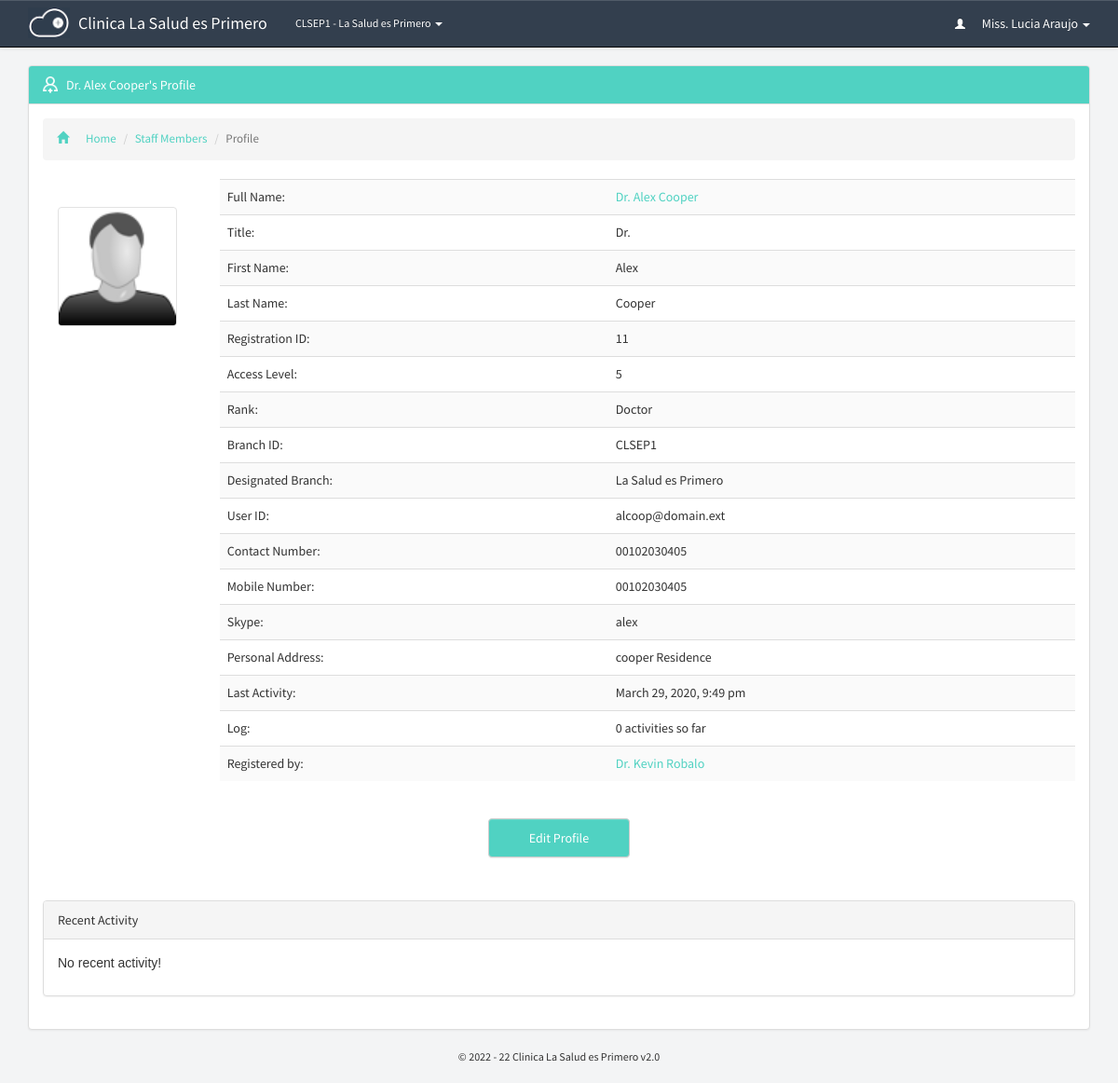
Page /staff/profile.php?id=11 (signed in) on the committed database.
### tables this page shows
CREATE TABLE `p_branches_dir` (
  `id` bigint(20) NOT NULL,
  `guardian` varchar(250) NOT NULL,
  `name` varchar(250) NOT NULL,
  `address` varchar(250) NOT NULL,
  `location` varchar(250) NOT NULL,
  `contact` varchar(250) NOT NULL,
  `type` varchar(250) NOT NULL,
  `last_update` datetime NOT NULL
);

CREATE TABLE `p_staff_dir` (
  `id` bigint(20) NOT NULL,
  `first_name` varchar(250) NOT NULL,
  `last_name` varchar(250) NOT NULL,
  `full_name` varchar(250) NOT NULL,
  `title` varchar(250) NOT NULL,
  `access_level` varchar(50) NOT NULL,
  `userid` varchar(250) NOT NULL,
  `passkey` varchar(250) NOT NULL,
  `contact` varchar(250) NOT NULL,
  `mobile` varchar(250) NOT NULL,
  `skype` varchar(250) NOT NULL,
  `address` varchar(250) NOT NULL,
  `branch` varchar(250) NOT NULL,
  `status` varchar(250) NOT NULL,
  `registered_by` varchar(250) NOT NULL,
  `last_update` datetime NOT NULL
);

CREATE TABLE `p_global_permissions` (
  `id` varchar(250) NOT NULL DEFAULT '',
  `portal_name` varchar(250) NOT NULL,
  `version` varchar(250) NOT NULL,
  `guardian_short_name` varchar(250) NOT NULL,
  `guardian_name` varchar(250) NOT NULL,
  `register_patient` varchar(20) NOT NULL,
  `prescribe_patient` varchar(20) NOT NULL,
  `patients_directory` varchar(20) NOT NULL,
  `pending_prescriptions` varchar(20) NOT NULL,
  `add_staff` varchar(20) NOT NULL,
  `staff_directory` varchar(20) NOT NULL,
  `my_porfile` varchar(20) NOT NULL,
  `staff_profile` varchar(20) NOT NULL,
  `add_branch` varchar(20) NOT NULL,
  `branches_directory` varchar(20) NOT NULL,
  `global_settings` varchar(20) NOT NULL,
  `introduce_medicine` varchar(20) NOT NULL,
  `update_stock` varchar(20) NOT NULL,
  `consumed_stock_local` varchar(20) NOT NULL,
  `consumed_stock_global` varchar(20) NOT NULL,
  `opening_time` varchar(250) NOT NULL,
  `closing_time` varchar(250) NOT NULL,
  `during_close_time` varchar(20) NOT NULL,
  `theme` varchar(250) NOT NULL,
  `timezone` varchar(250) NOT NULL,
  `charge_mode_a` varchar(250) NOT NULL,
  `charge_mode_b` varchar(250) NOT NULL,
  `charge_mode_c` varchar(250) NOT NULL,
  `charge_mode_d` varchar(250) NOT NULL,
  `access_level_6` varchar(250) NOT NULL,
  `access_level_5` varchar(250) NOT NULL,
  `access_level_4` varchar(250) NOT NULL,
  `access_level_3` varchar(250) NOT NULL,
  `access_level_2` varchar(250) NOT NULL,
  `access_level_1` varchar(250) NOT NULL,
  `mobile_number` varchar(250) NOT NULL,
  `address` varchar(250) NOT NULL,
  `sign_level` varchar(250) NOT NULL,
  `medicine_directory` varchar(250) NOT NULL,
  `medicine_profile` varchar(250) NOT NULL,
  `patient_contact` varchar(250) NOT NULL,
  `patient_address` varchar(250) NOT NULL,
  `patient_email` varchar(250) NOT NULL,
  `edit_patient` varchar(250) NOT NULL,
  `manage_patients` varchar(250) NOT NULL,
  `auto_refresh` varchar(250) NOT NULL,
  `currency` varchar(250) NOT NULL,
  `charge_mode_a_value` int(20) NOT NULL,
  `charge_mode_b_value` int(20) NOT NULL,
  `charge_mode_c_value` int(20) NOT NULL,
  `charge_mode_d_value` int(20) NOT NULL,
  `updated_by` varchar(255) NOT NULL,
  `last_update` datetime NOT NULL,
  `recent_hours` varchar(250) NOT NULL
);

### includes/libraries.php (called while the page is built, shortened)
<?php
	include "staff.php";
	include "medicine.php";
	include "branches.php";
function sns_header($title){
	require_once "../theme/htmlhead.php";
	require_once "../theme/header.php";
}
function sns_footer(){
	require_once "../theme/footer.php";
}
?>

### pre-includes/regular-functions.php (called while the page is built, shortened)
<?php
	$extension=".php";
	$global_permission=mysqli_fetch_object(mysqli_query($con,"select * from p_global_permissions where id='1'"));
function get_global($query){
	global $con;
	$get_global=mysqli_fetch_object(mysqli_query($con,"select $query from p_global_permissions where id='1' "));
	return $get_global->$query;
}
function if_logged_in(){
	if(empty($_SESSION['id'])) {
		return false;
	}else if(empty($_SESSION['branch'])){
		return false;
	}else if(empty($_SESSION['session_id'])){
		return false;
	}else if(empty($_SESSION['access_level'])){
		return false;
	}else if(empty($_SESSION['unique_code'])){
		return false;
	}else {
		return true;
	}
}
function display_time($datetime){
	$processing = strtotime($datetime);
	$today=date("Y-m-d");
	$extract_day=(date("Y-m-d", $processing));
	if($today==$extract_day){ $output="".date("g:i a", $processing)." Today";
	}else{$output = date("F j, Y, g:i a", $processing);}
	return $output;
}
function access_level2rank($access_level){
	global $global_permission;
	if($access_level==6){$rank="$global_permission->access_level_6";}
	else if($access_level==5){$rank="$global_permission->access_level_5";}
	else if($access_level==4){$rank="$global_permission->access_level_4";}
	else if($access_level==3){$rank="$global_permission->access_level_3";}
	else if($access_level==2){$rank="$global_permission->access_level_2";}
	else{$rank="$global_permission->access_level_1";}
	return $rank;
}
function display_permission($query,$user = NULL){
	global $con;
	if(isset($user)){
		$access_level=staff_info("access_level",$user);
	}else{
		$access_level=$_SESSION['access_level'];
	}
	$sql=mysqli_query($con,"select * from p_global_permissions")or die(mysqli_error());
	while($permission_for=mysqli_fetch_array($sql)){
	if($access_level>=$permission_for[$query]){return true;}else{return false;}
	}
}

### includes/branches.php (called while the page is built, shortened)
<?php
function branch_name($code){
	global $con;
	$call=mysqli_fetch_object(mysqli_query($con, "select * from p_branches_dir where id='$code'"));
	return $call->name;
}
?>

### pre-includes/all.php (called while the page is built, shortened)
<?php
include "db.php";
require_once "regular-functions.php";
?>

### includes/initiate.php (called while the page is built)
<?php
	require_once "../pre-includes/all.php";
	require_once "libraries.php";
?>

### staff/profile.php (the view, shortened to what this page needs)
<?php
    require_once "../includes/initiate.php";
	if(isset($_GET['id'])){$id=$_GET['id'];
	}else{
	   $id=$_SESSION['id'];
	}
    $profile=mysqli_fetch_object(mysqli_query($con, "select * from p_staff_dir where id='$id' "));
    sns_header( $profile->full_name );
?>
<div id="staff-profile" class="container page">
<div class="panel panel-default">
  <div class="panel-heading theme-staff"><span class="inlineicon staff-mini"><?php echo $profile->full_name;?>'s Profile</span></div>
<div class="panel-body">
<ol class="breadcrumb link-staff">
  <li><a href="../dashboard"><i class="glyphicon glyphicon-home"></i>Home</a></li>
  <li><a href="../staff/">Staff Members</a></li>
  <li class="active">Profile</li>
</ol>
<div class="row">
<div class="col-md-2">
<div class="profile_page_pic text-center"><?php echo staff_img($profile->id,"128px");?></div>
</div>
<div class="col-md-10">
<table class="table table-striped link-staff"><tbody>
    <tr><td>Full Name:</td><td><a class="staff"><?php echo $profile->full_name;?></a></td></tr>
    <tr><td>Title:</td><td><?php echo $profile->title;?></td></tr>
    <tr><td>First Name:</td><td><?php echo $profile->first_name;?></td></tr>
    <tr><td>Last Name:</td><td><?php echo $profile->last_name;?></td></tr>
    <tr><td>Registration ID:</td><td><?php echo $profile->id;?></td></tr>
    <tr><td>Access Level:</td><td><?php echo $profile->access_level;?></td></tr>
    <tr><td>Rank:</td><td><?php echo access_level2rank($profile->access_level);?></td></tr>
    <tr><td>Branch ID:</td><td><?php echo "$global_permission->guardian_short_name"; echo $profile->branch;?></td></tr>
    <tr><td>Designated Branch:</td><td><?php echo branch_name($profile->branch);?></td></tr>
    <tr><td>User ID:</td><td><?php echo $profile->userid;?></td></tr>
    <tr><td>Contact Number:</td><td><?php echo $profile->contact;?></td></tr>
    <?php if(display_permission("mobile_number")==true){?><tr><td>Mobile Number:</td><td><?php echo $profile->mobile;?></td></tr><?php }?>
    <tr><td>Skype:</td><td><?php echo $profile->skype;?></td></tr>
    <?php if(display_permission("address")==true){?><tr><td>Personal Address:</td><td><?php echo $profile->address;?></td></tr><?php }?>
    <tr><td>Last Activity:</td><td><?php echo display_time($profile->last_update);?></td></tr>
    <tr><td>Log:</td><td><?php echo no_of_actions($profile->id);?> activities so far</td></tr>
    <tr><td>Registered by:</td><td><a class="staff" href="profile<?php echo $extension;?>?id=<?php echo staff_info("registered_by",$profile->id);?>"><?php echo staff_info("full_name",staff_info("registered_by",$profile->id));?></a></td></tr>
</tbody></table>
</div>
</div>
	<?php if(display_permission("add_staff")==true){?>
    <a class="btn btn-default formbutton theme-staff" href="edit.php?id=<?php echo "$id";?>">Edit Profile</a>
    <?php }?>
    <div class="panel panel-default push_low">
    <div class="panel-heading themde-staff">Recent Activity</div>
    <div class="panel-body panel-log">
	<?php
    $log_count = 0;
	?>
    <?php if($log_count==0){ echo "<p>No recent activity!</p>"; }?>
    </div>
    </div>
</div>
</div>
</div>
<?php sns_footer();?>

### theme/htmlhead.php (shortened to what this page needs)
<!DOCTYPE html PUBLIC "-//W3C//DTD XHTML 1.0 Transitional//EN" "http://www.w3.org/TR/xhtml1/DTD/xhtml1-transitional.dtd">
<html xmlns="http://www.w3.org/1999/xhtml">
<head>

### theme/header.php (shortened to what this page needs)
<link rel="stylesheet" href="//netdna.bootstrapcdn.com/bootstrap/3.0.3/css/bootstrap.min.css">
<link rel="stylesheet" href="../theme/css/bootstrap.min.css">
<link rel="stylesheet" href="../theme/css/bootstrap-theme.min.css">
<link rel="stylesheet" href="../theme/css/main.css">
</head>
<body>
<?php
  if( if_logged_in() == true ):
?>
<nav class="navbar navbar-default navbar-fixed-top navbar-inverse">
  <div class="container">
    <div class="navbar-header">
      <a class="navbar-brand" href="../dashboard">
        <div class="img-brand img-responsive"><img alt="Brand" src="../theme/images/mini-inline-logo-res.png" class="img-responsive img-brand"/></div>
        <div class="text"><?php echo get_global('portal_name');?></div>
      </a>
    </div>
    <div class="collapse navbar-collapse" id="bs-example-navbar-collapse-1">
      <ul class="nav navbar-nav">
       <li class="dropdown mini">
          <a href="#" class="dropdown-toggle" data-toggle="dropdown" role="button" aria-haspopup="true" aria-expanded="false"><?php echo get_global('guardian_short_name'); echo staff_info('branch');?> - <?php echo branch_name(staff_info('branch'));?> <span class="caret"></span></a>
        </li>
      </ul>
      <ul class="nav navbar-nav navbar-right">
       <li class="dropdown">
          <a href="#" class="dropdown-toggle" data-toggle="dropdown" role="button" aria-haspopup="true" aria-expanded="false"><i class="glyphicon glyphicon-user"></i> <?php echo staff_info("full_name");?> <span class="caret"></span></a>
        </li>
      </ul>
    </div>
  </div>
</nav>
<?php endif; ?>

### includes/staff.php (shortened to what this page needs)
<?php
function staff_info($query,$id = NULL){
	global $con;
	if(!isset($id)){
		$id = $_SESSION['id'];
	}
	$call=mysqli_fetch_object(mysqli_query($con, "select * from p_staff_dir where id='$id'"));
	return $call->$query;
}
function no_of_actions($id){
	global $con;
	$result = mysqli_query($con, "SELECT * FROM p_logs WHERE user='$id'");
	$num_rows = mysqli_num_rows($result);
	return $num_rows;
}
function staff_img($id,$size){
	$filename = '../media/staff/'.$id.'.png';
	if (file_exists($filename)) {
	echo"<img src=../pre-includes/timthumb.php?src=../media/staff/$id.png&h=$size&w=$size&zc=1 />";
	} else {
	echo"<img src=../media/staff/blank.png width=$size />";
	}
}
?>

### theme/footer.php (shortened to what this page needs)
<div id="footer">&copy; 2022 - <?php echo date('y');?> <?php echo get_global('portal_name')." v". get_global('version');?></div>
</body>
</html>

### theme/css/main.css (style rules this page uses)
body,html { background:#F3F4F5;font-family:'Source Sans Pro',sans-serif }
p { font-family:"Helvatica",Arial,sans-serif }
.page.container { margin-top:70px }
.panel-body:before { -webkit-clip-path:polygon(0 0,100% 0,100% 56%,0 42%);clip-path:polygon(0 0,100% 0,100% 56%,0 42%);background-color:#e2e8ec!important }
.navbar-inverse { background:#333f4e!important;color:#fff }
.navbar-nav .mini { font-size:12px }
.navbar-inverse .navbar-brand,.navbar-default .navbar-brand,.navbar-inverse .navbar-nav>li>a,.navbar-default .navbar-nav>li>a { color:#fff!important }
.navbar-inverse .navbar-brand { padding-top:0 }
.navbar-inverse .img-brand { padding-top:0;margin-top:-4px;max-height:33px }
.navbar-inverse .navbar-brand .img-brand,.navbar-inverse .navbar-brand .text { display:inline-block!important }
.navbar-inverse .navbar-brand .text { padding-top:15px!important;margin-left:5px }
.navbar-nav .glyphicon { font-size:11px!important;padding-right:15px }
.push_low { margin-top:46px }
.text-center { text-align:center!important }
.theme-staff { background:#50D2C2!important;color:#fff!important }
.link-staff a { color:#50D2C2!important }
.breadcrumb i { padding-right:18px }
.table-striped td { line-height:21px!important }
.btn-default.theme-portal,.btn-default.theme-patients,.btn-default.theme-staff,.btn-default.theme-branches,.btn-default.theme-medicines,.btn-default.norm { text-transform:capitalize;padding:10px 35px;text-shadow:none;display:block;width:152px!important;text-align:center }
.panel-body li { list-style:none;padding:5px 0;font-size:13px;color:#333 }
.panel-default>.panel-heading { background-image:none }
.table-striped>tbody>tr:nth-child(odd),.table-striped>tbody>tr:nth-child(odd)>td,.table-striped>tbody>tr:nth-child(odd)>th { background:#fafafa!important }
.staff-mini { background:url(../icons/staff-mini.png) no-repeat;padding-left:25px;background-size:16px auto }
.profile_page_pic { margin:30px 0 }
.profile_page_pic img { border:1px solid #e2e2e2;border-radius:4px }
.edit-button,.btn.btn-default.formbutton { margin:20px auto!important;text-align:center!important }
#footer { text-align:center;font-size:12px;margin-bottom:20px }

### rows in the picture
p_branches_dir: name "La Salud es Primero"
p_staff_dir: full_name "Dr. Alex Cooper", title "Dr.", first_name "Alex", last_name "Cooper", id "11", access_level "5", access_level.access_level_5 "Doctor", branch "1", branch.name "La Salud es Primero", userid "alcoop@domain.ext", contact "00102030405", mobile "00102030405", skype "alex", address "cooper Residence", last_update "March 29, 2020, 9:49 pm"
p_global_permissions: guardian_short_name "CLSEP"

### other values in the picture
get_global('portal_name') "Clinica La Salud es Primero"
get_global('guardian_short_name') "CLSEP"
staff_info('branch') "1"
staff_info("full_name") "Miss. Lucia Araujo"
no_of_actions($profile->id) "0"
staff_info("full_name",staff_info("registered_by",$profile->id)) "Dr. Kevin Robalo"
get_global('version') "2.0"
